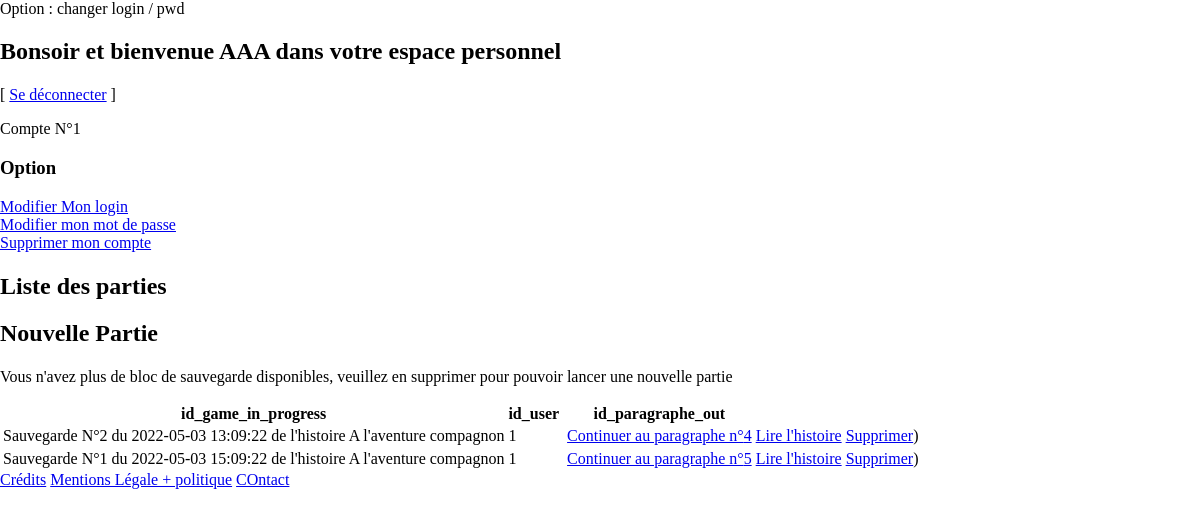
The page /compte.php (signed in) on the database its author committed.
### tables this page shows
CREATE TABLE `story` (
  `id_story` int(11) NOT NULL,
  `name` varchar(70) NOT NULL
);

### compte.php (the view, shortened to what this page needs)
<?php
    if(date("H") < 18) $greeting = "Bonjour"; else $greeting = "Bonsoir";
    $bienvenue = "<span class='greeting'>".$greeting."</span> et bienvenue ".$_SESSION['login']. " dans votre espace personnel";
?>
<?php include('inc/connect.php');?>
<?php include('inc/header.php');?>
Option : changer login / pwd<br/>
<h2><?php echo $bienvenue?></h2>
[ <a href="deconnexion.php">Se déconnecter</a> ]
<p>Compte N°<?php echo $_SESSION["id_user"]; ?></p>
<div>
    <h3>Option</h3>
    <a href="change-login.php">Modifier Mon login</a><br/>
    <a href="change-mdp.php">Modifier mon mot de passe</a><br/>
    <a href="javascript:if(confirm('&Ecirc;tes-vous sûr de vouloir supprimer votre compte (irréversible) ?')) document.location.href='suppr-compte.php'">Supprimer mon compte</a>
</div>
<div>
	<h2>Liste des parties</h2>
	<?php
    $queryNbSave = $db->prepare("SELECT COUNT(id_game_in_progress) FROM game_in_progress WHERE id_user =:id_user GROUP BY id_save");
    $queryNbSave->execute(array( 'id_user' => $_SESSION["id_user"] ));
    $tab=$queryNbSave->fetchAll();
    $nbSaveRestante  = $max_game - count($tab);
    ?>
<div>
    <h2>Nouvelle Partie</h2>
    <?php
        if($nbSaveRestante > 0 ){
            echo '<p>Il vous reste '.$nbSaveRestante.' sauvegardes de disponibles (sur '.$max_game.')</p>';
            echo '<a href="adventure.php?newstory=true">Voulez vous commencer une nouvelle partie ? </a>';
        }else{
            echo '<p>Vous n\'avez plus de bloc de sauvegarde disponibles, veuillez en supprimer pour pouvoir lancer une nouvelle partie</>';
        }
     ?>
</div>
<?php
$query = $db->prepare("SELECT
    id_game_in_progress,
    id_paragraphe,
    date_save,
    story.id_story,
    story.name
FROM
story,
    save where id_save in (
        SELECT
            max(s.id_save) as 'MAX_ID_SAVE'
        FROM
            game_in_progress gip
            INNER JOIN save s on s.id_game_in_progress = gip.id_game_in_progress
            WHERE gip.id_user=:id_user
      AND story.id_story = save.id_story
            group by s.id_game_in_progress
    )"
  );
  $query->execute(array( 'id_user' => $_SESSION["id_user"] ));
?>
<table>
 		<tr>
 			<th>id_game_in_progress</th>
 			<th>id_user</th>
 			<th></th>
 			<th>id_paragraphe_out</th>
 		</tr>
<?php
  foreach ($query as $row) {
      $id_game_in_progress = $row['id_game_in_progress'];
      $date_sauvegarde = $row['date_save'];
      $id_last_paragraphe = $row['id_paragraphe'];
      $story_name = $row['name'];
      $id_story = $row['id_story'];
    ?>
 		<tr>
 			<td>Sauvegarde N°<?php echo $id_game_in_progress;?> du <?php echo $date_sauvegarde; ?> de l'histoire <?php echo $story_name; ?></td>
 			<td><?php echo $_SESSION["id_user"];?></td>
 			<td><?php ?></td>
 			<td>
        <a href="adventure.php?id_paragraphe_out=<?php echo $id_last_paragraphe; ?>&id_game_in_progress=<?php echo $id_game_in_progress;?>&id_story=<?php echo $id_story;?>">Continuer au paragraphe n°<?php echo $id_last_paragraphe; ?></a>
      </td>
      <td><a href="story.php?id_game_in_progress=<?php echo $id_game_in_progress;?>&id_story=<?php echo $id_story;?>"> Lire l'histoire</a></td>
      <td>
    <a href="javascript:if(confirm('&Ecirc;tes-vous sûr de vouloir supprimer cette Sauvegarde (irréversible) ?')) document.location.href='suppr-save.php?game_in_progress=<?php echo $id_game_in_progress; ?>'">Supprimer</a>)</td>
 		</tr>
    <?php
  }
?>
 	</table>
</div>
<?php include('inc/footer.php');?>

### rows shown on the page
story: id_game_in_progress "2", date_sauvegarde "2022-05-03 13:09:22", name "A l'aventure compagnon", id_last_paragraphe "4", id_game_in_progress "1", date_sauvegarde "2022-05-03 15:09:22", id_last_paragraphe "5"

### other values the page prints
$_SESSION['login'] "AAA"
$_SESSION["id_user"] "1"
